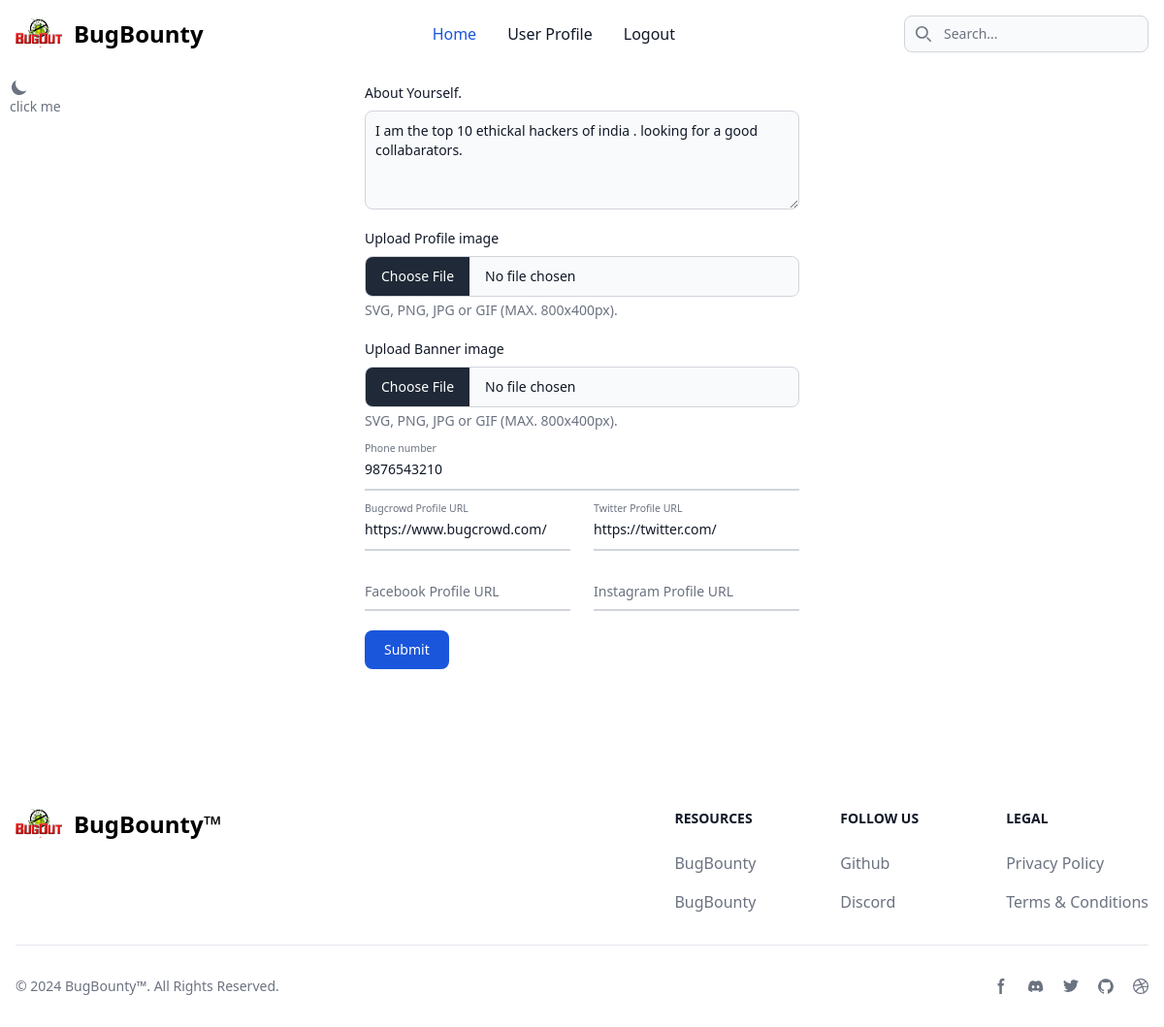
/updateprofile/ (signed in), run on the app's committed database.
### app/models.py (models this page shows)
class UserProfile(models.Model):
    user = models.ForeignKey(User, on_delete=models.CASCADE)
    username=models.CharField( max_length=150)
    profilepicture = models.ImageField(
        upload_to='images', height_field=None, width_field=None, max_length=None)
    banner = models.ImageField(
        upload_to='images', height_field=None, width_field=None, max_length=None, blank=True)
    about = models.TextField()
    collabs = models.IntegerField(default=0, null=True, blank=True)
    bugcrowd = models.CharField(max_length=150, blank=True)
    twitter = models.CharField(max_length=150, blank=True)
    fb = models.CharField(max_length=150, blank=True)
    insta = models.CharField(max_length=150, blank=True)
    phone = models.BigIntegerField(blank=True)

### app/views.py (the view, shortened to what this page needs)
# urls.py: path('updateprofile/', updateUserProfile, name='updateprofile'),
@login_required(login_url='/login')
def updateUserProfile(request):
    query = UserProfile.objects.filter(user=request.user).first()
    context = UserProfile.objects.filter(user=request.user)
    return render(request, 'addprofile.html', {"query": context})

### app/templates/addprofile.html (shortened to what this page needs)
{% extends 'base.html' %} {% block content %}
<div class="px-5 md:px-10">
  <form class="max-w-md mx-auto" method="post" enctype="multipart/form-data">
    {% csrf_token %} {% if query %} {% for val in query %}
    <div class="relative z-0 w-full mb-5 group">
      <label
        for="message"
        class="block mb-2 text-sm font-medium text-gray-900 dark:text-white"
        >About Yourself.</label
      >
      <textarea
        id="message"
        rows="4"
        name="about"
        class="block p-2.5 w-full text-sm text-gray-900 bg-gray-50 rounded-lg border border-gray-300 focus:ring-blue-500 focus:border-blue-500 dark:bg-gray-700 dark:border-gray-600 dark:placeholder-gray-400 dark:text-white dark:focus:ring-blue-500 dark:focus:border-blue-500"
        placeholder="I am a ethical hacker and penitration tester..."
        required
      >
{{val.about}}</textarea
      >
    </div>
    <div class="relative z-0 w-full mb-5 group">
      <label
        class="block mb-2 text-sm font-medium text-gray-900 dark:text-white"
        for="file_input"
        >Upload Profile image</label
      >
      <input
        class="block w-full text-sm text-gray-900 border border-gray-300 rounded-lg cursor-pointer bg-gray-50 dark:text-gray-400 focus:outline-none dark:bg-gray-700 dark:border-gray-600 dark:placeholder-gray-400"
        aria-describedby="file_input_help"
        id="file_input"
        type="file"
        name="profile"
      />
      <p
        class="mt-1 text-sm text-gray-500 dark:text-gray-300"
        id="file_input_help"
      >
        SVG, PNG, JPG or GIF (MAX. 800x400px).
      </p>
    </div>
    <div class="relative z-0 w-full mb-5 group">
      <label
        class="block mb-2 text-sm font-medium text-gray-900 dark:text-white"
        for="file_input"
        >Upload Banner image</label
      >
      <input
        class="block w-full text-sm text-gray-900 border border-gray-300 rounded-lg cursor-pointer bg-gray-50 dark:text-gray-400 focus:outline-none dark:bg-gray-700 dark:border-gray-600 dark:placeholder-gray-400"
        aria-describedby="file_input_help"
        id="file_input"
        type="file"
        name="banner"
      />
      <p
        class="mt-1 text-sm text-gray-500 dark:text-gray-300"
        id="file_input_help"
      >
        SVG, PNG, JPG or GIF (MAX. 800x400px).
      </p>
    </div>
    <div class="relative z-0 w-full mb-5 group">
      <input
        type="tel"
        pattern="[0-9]{10}"
        name="phone"
        id="floating_phone"
        value="{{val.phone}}"
        class="block py-2.5 px-0 w-full text-sm text-gray-900 bg-transparent border-0 border-b-2 border-gray-300 appearance-none dark:text-white dark:border-gray-600 dark:focus:border-blue-500 focus:outline-none focus:ring-0 focus:border-blue-600 peer"
        placeholder=" "
        required
      />
      <label
        for="floating_phone"
        class="peer-focus:font-medium absolute text-sm text-gray-500 dark:text-gray-400 duration-300 transform -translate-y-6 scale-75 top-3 -z-10 origin-[0] peer-focus:start-0 rtl:peer-focus:translate-x-1/4 peer-focus:text-blue-600 peer-focus:dark:text-blue-500 peer-placeholder-shown:scale-100 peer-placeholder-shown:translate-y-0 peer-focus:scale-75 peer-focus:-translate-y-6"
        >Phone number
      </label>
    </div>
    <div class="grid md:grid-cols-2 md:gap-6">
      <div class="relative z-0 w-full mb-5 group">
        <input
          type="text"
          name="bugcrowd"
          id="floating_first_name"
          value="{{val.bugcrowd}}"
          class="block py-2.5 px-0 w-full text-sm text-gray-900 bg-transparent border-0 border-b-2 border-gray-300 appearance-none dark:text-white dark:border-gray-600 dark:focus:border-blue-500 focus:outline-none focus:ring-0 focus:border-blue-600 peer"
          placeholder="Bugcrowd Profile URL"
          required
        />
        <label
          for="floating_first_name"
          class="peer-focus:font-medium absolute text-sm text-gray-500 dark:text-gray-400 duration-300 transform -translate-y-6 scale-75 top-3 -z-10 origin-[0] peer-focus:start-0 rtl:peer-focus:translate-x-1/4 peer-focus:text-blue-600 peer-focus:dark:text-blue-500 peer-placeholder-shown:scale-100 peer-placeholder-shown:translate-y-0 peer-focus:scale-75 peer-focus:-translate-y-6"
          >Bugcrowd Profile URL</label
        >
      </div>
      <div class="relative z-0 w-full mb-5 group">
        <input
          type="text"
          name="twitter"
          value="{{val.twitter}}"
          id="floating_last_name"
          class="block py-2.5 px-0 w-full text-sm text-gray-900 bg-transparent border-0 border-b-2 border-gray-300 appearance-none dark:text-white dark:border-gray-600 dark:focus:border-blue-500 focus:outline-none focus:ring-0 focus:border-blue-600 peer"
          placeholder=" "
          required
        />
        <label
          for="floating_last_name"
          class="peer-focus:font-medium absolute text-sm text-gray-500 dark:text-gray-400 duration-300 transform -translate-y-6 scale-75 top-3 -z-10 origin-[0] peer-focus:start-0 rtl:peer-focus:translate-x-1/4 peer-focus:text-blue-600 peer-focus:dark:text-blue-500 peer-placeholder-shown:scale-100 peer-placeholder-shown:translate-y-0 peer-focus:scale-75 peer-focus:-translate-y-6"
          >Twitter Profile URL</label
        >
      </div>
    </div>
    <div class="grid md:grid-cols-2 md:gap-6">
      <div class="relative z-0 w-full mb-5 group">
        <input
          type="text"
          name="facebook"
          value="{{val.fb}}"
          id="floating_phone"
          class="block py-2.5 px-0 w-full text-sm text-gray-900 bg-transparent border-0 border-b-2 border-gray-300 appearance-none dark:text-white dark:border-gray-600 dark:focus:border-blue-500 focus:outline-none focus:ring-0 focus:border-blue-600 peer"
          placeholder=" "
        />
        <label
          for="floating_phone"
          class="peer-focus:font-medium absolute text-sm text-gray-500 dark:text-gray-400 duration-300 transform -translate-y-6 scale-75 top-3 -z-10 origin-[0] peer-focus:start-0 rtl:peer-focus:translate-x-1/4 peer-focus:text-blue-600 peer-focus:dark:text-blue-500 peer-placeholder-shown:scale-100 peer-placeholder-shown:translate-y-0 peer-focus:scale-75 peer-focus:-translate-y-6"
          >Facebook Profile URL</label
        >
      </div>
      <div class="relative z-0 w-full mb-5 group">
        <input
          type="text"
          name="instagram"
          value="{{val.insta}}"
          id="floating_company"
          class="block py-2.5 px-0 w-full text-sm text-gray-900 bg-transparent border-0 border-b-2 border-gray-300 appearance-none dark:text-white dark:border-gray-600 dark:focus:border-blue-500 focus:outline-none focus:ring-0 focus:border-blue-600 peer"
          placeholder=" "
        />
        <label
          for="floating_company"
          class="peer-focus:font-medium absolute text-sm text-gray-500 dark:text-gray-400 duration-300 transform -translate-y-6 scale-75 top-3 -z-10 origin-[0] peer-focus:start-0 rtl:peer-focus:translate-x-1/4 peer-focus:text-blue-600 peer-focus:dark:text-blue-500 peer-placeholder-shown:scale-100 peer-placeholder-shown:translate-y-0 peer-focus:scale-75 peer-focus:-translate-y-6"
          >Instagram Profile URL</label
        >
      </div>
    </div>
    {% endfor %} {% endif %}
    <button
      type="submit"
      class="text-white bg-blue-700 hover:bg-blue-800 focus:ring-4 focus:outline-none focus:ring-blue-300 font-medium rounded-lg text-sm w-full sm:w-auto px-5 py-2.5 text-center dark:bg-blue-600 dark:hover:bg-blue-700 dark:focus:ring-blue-800"
    >
      Submit
    </button>
  </form>
</div>
{% endblock content %}

### data on the page
UserProfile: about "I am the top 10 ethickal hackers of india . looking for a good collabarators.", phone "9876543210", bugcrowd "https://www.bugcrowd.com/", twitter "https://twitter.com/"
